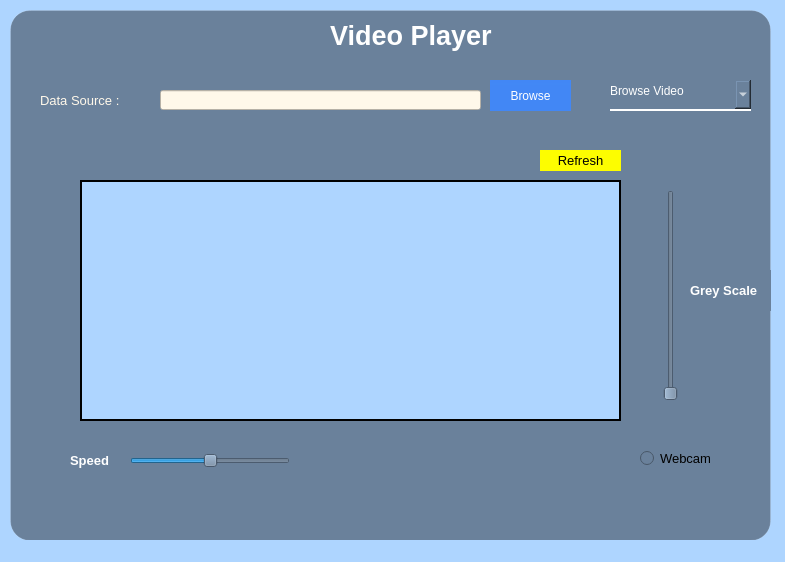
<?xml version="1.0" encoding="UTF-8"?>
<ui version="4.0">
 <class>VideoPlayer</class>
 <widget class="QMainWindow" name="VideoPlayer">
  <property name="geometry">
   <rect>
    <x>0</x>
    <y>0</y>
    <width>785</width>
    <height>562</height>
   </rect>
  </property>
  <property name="windowTitle">
   <string>MainWindow</string>
  </property>
  <property name="styleSheet">
   <string notr="true">background-color: rgb(174, 213, 255);</string>
  </property>
  <property name="tabShape">
   <enum>QTabWidget::Rounded</enum>
  </property>
  <widget class="QWidget" name="centralwidget">
   <widget class="QLabel" name="SpeedChanger">
    <property name="geometry">
     <rect>
      <x>10</x>
      <y>10</y>
      <width>761</width>
      <height>531</height>
     </rect>
    </property>
    <property name="autoFillBackground">
     <bool>false</bool>
    </property>
    <property name="styleSheet">
     <string notr="true">background-color: rgba(0, 0, 0,100);
border-radius: 20px;

backdrop-filter: blur(16px) saturate(180%);
    -webkit-backdrop-filter: blur(16px) saturate(180%);
    border: 1px solid rgba(255, 255, 255, 0.125);</string>
    </property>
    <property name="text">
     <string/>
    </property>
   </widget>
   <widget class="QPushButton" name="btnBrowse">
    <property name="geometry">
     <rect>
      <x>490</x>
      <y>80</y>
      <width>81</width>
      <height>31</height>
     </rect>
    </property>
    <property name="styleSheet">
     <string notr="true">QPushButton#btnBrowse{
background-color: qlineargradient(spread:pad, x1:0, y1:1, x2:0, y2:0, stop:0 rgba(66, 135, 245, 255), stop:0.05 rgba(66, 135, 245, 255), stop:0.36 rgba(66, 135, 245, 255), stop:0.6 rgba(66, 135, 245, 255), stop:0.75 rgba(66, 135, 245, 255), stop:0.79 rgba(66, 135,245, 255), stop:0.86 rgba(66, 136, 245, 255), stop:0.935 rgba(66, 135, 245, 255));
border:none;
color:white;
}
QPushButton#btnBrowse:hover{
background-color: qlineargradient(spread:pad, x1:0, y1:0, x2:1, y2:0, stop:0 rgba(36, 59, 97, 255), stop:1 rgba(36, 59, 97, 255));
border:none;
color:white;

}

QPushButton#btnBrowse:rgb(0, 85, 255)pressed{
background-color: qlineargradient(spread:pad, x1:0, y1:0, x2:1, y2:0, stop:0 rgba(17, 54, 25, 255), stop:1 rgba(17, 54, 25, 255));
border:none;
color:white;
}</string>
    </property>
    <property name="text">
     <string>Browse</string>
    </property>
    <property name="flat">
     <bool>false</bool>
    </property>
   </widget>
   <widget class="QComboBox" name="comboBoxAppType">
    <property name="geometry">
     <rect>
      <x>610</x>
      <y>80</y>
      <width>141</width>
      <height>31</height>
     </rect>
    </property>
    <property name="autoFillBackground">
     <bool>false</bool>
    </property>
    <property name="styleSheet">
     <string notr="true">background-color: rgb(106, 129, 155);
border: none;
border-bottom: 2px solid rgb(255,255,255);
padding-bottom:7px;
color: rgb(255,255,255);</string>
    </property>
    <property name="editable">
     <bool>false</bool>
    </property>
    <property name="currentText">
     <string>Browse Video</string>
    </property>
    <item>
     <property name="text">
      <string>Browse Video</string>
     </property>
    </item>
    <item>
     <property name="text">
      <string>Web Cam</string>
     </property>
    </item>
   </widget>
   <widget class="QSlider" name="Speedslider">
    <property name="geometry">
     <rect>
      <x>130</x>
      <y>450</y>
      <width>160</width>
      <height>22</height>
     </rect>
    </property>
    <property name="minimumSize">
     <size>
      <width>160</width>
      <height>0</height>
     </size>
    </property>
    <property name="maximumSize">
     <size>
      <width>160</width>
      <height>22</height>
     </size>
    </property>
    <property name="styleSheet">
     <string notr="true">background-color: rgb(106, 129, 155);</string>
    </property>
    <property name="minimum">
     <number>-2</number>
    </property>
    <property name="maximum">
     <number>2</number>
    </property>
    <property name="pageStep">
     <number>1</number>
    </property>
    <property name="orientation">
     <enum>Qt::Horizontal</enum>
    </property>
   </widget>
   <widget class="QLabel" name="MainHeadinglbl">
    <property name="geometry">
     <rect>
      <x>330</x>
      <y>20</y>
      <width>191</width>
      <height>31</height>
     </rect>
    </property>
    <property name="font">
     <font>
      <pointsize>20</pointsize>
      <weight>75</weight>
      <bold>true</bold>
     </font>
    </property>
    <property name="styleSheet">
     <string notr="true">color : rgb(255,255,255);
background-color: rgb(106, 129, 155);</string>
    </property>
    <property name="text">
     <string>Video Player</string>
    </property>
   </widget>
   <widget class="QLabel" name="Speedlbl">
    <property name="geometry">
     <rect>
      <x>70</x>
      <y>450</y>
      <width>51</width>
      <height>21</height>
     </rect>
    </property>
    <property name="font">
     <font>
      <pointsize>10</pointsize>
      <weight>75</weight>
      <bold>true</bold>
     </font>
    </property>
    <property name="styleSheet">
     <string notr="true">color : rgb(255,255,255);
background-color: rgb(106, 129, 155);</string>
    </property>
    <property name="text">
     <string>Speed</string>
    </property>
   </widget>
   <widget class="QSlider" name="verticalSlider">
    <property name="geometry">
     <rect>
      <x>660</x>
      <y>190</y>
      <width>22</width>
      <height>211</height>
     </rect>
    </property>
    <property name="styleSheet">
     <string notr="true">background-color: rgb(106, 129, 155);</string>
    </property>
    <property name="maximum">
     <number>255</number>
    </property>
    <property name="orientation">
     <enum>Qt::Vertical</enum>
    </property>
   </widget>
   <widget class="QLabel" name="Speedlbl_2">
    <property name="geometry">
     <rect>
      <x>690</x>
      <y>270</y>
      <width>81</width>
      <height>41</height>
     </rect>
    </property>
    <property name="font">
     <font>
      <pointsize>10</pointsize>
      <weight>75</weight>
      <bold>true</bold>
     </font>
    </property>
    <property name="styleSheet">
     <string notr="true">color : rgb(255,255,255);
background-color: rgb(106, 129, 155);</string>
    </property>
    <property name="text">
     <string>Grey Scale</string>
    </property>
   </widget>
   <widget class="QLabel" name="lblDataSource">
    <property name="geometry">
     <rect>
      <x>40</x>
      <y>90</y>
      <width>101</width>
      <height>21</height>
     </rect>
    </property>
    <property name="font">
     <font>
      <pointsize>10</pointsize>
     </font>
    </property>
    <property name="styleSheet">
     <string notr="true">background-color: rgb(106, 129, 155);
color :#FFF8EA
</string>
    </property>
    <property name="text">
     <string>Data Source :</string>
    </property>
   </widget>
   <widget class="QLineEdit" name="txtbxDataSource">
    <property name="geometry">
     <rect>
      <x>160</x>
      <y>90</y>
      <width>321</width>
      <height>20</height>
     </rect>
    </property>
    <property name="font">
     <font>
      <pointsize>10</pointsize>
     </font>
    </property>
    <property name="styleSheet">
     <string notr="true">background-color :#FFF8EA</string>
    </property>
   </widget>
   <widget class="QLabel" name="label">
    <property name="geometry">
     <rect>
      <x>80</x>
      <y>180</y>
      <width>541</width>
      <height>241</height>
     </rect>
    </property>
    <property name="minimumSize">
     <size>
      <width>0</width>
      <height>221</height>
     </size>
    </property>
    <property name="frameShape">
     <enum>QFrame::WinPanel</enum>
    </property>
    <property name="text">
     <string/>
    </property>
    <property name="textFormat">
     <enum>Qt::AutoText</enum>
    </property>
    <property name="pixmap">
     <pixmap>C:/Users/HS/Downloads/Green and White Doodle Group Project Presentation.jpg</pixmap>
    </property>
    <property name="scaledContents">
     <bool>true</bool>
    </property>
    <property name="alignment">
     <set>Qt::AlignCenter</set>
    </property>
    <property name="wordWrap">
     <bool>true</bool>
    </property>
    <property name="openExternalLinks">
     <bool>false</bool>
    </property>
   </widget>
   <widget class="QPushButton" name="btnRefresh">
    <property name="geometry">
     <rect>
      <x>540</x>
      <y>150</y>
      <width>81</width>
      <height>21</height>
     </rect>
    </property>
    <property name="font">
     <font>
      <pointsize>10</pointsize>
     </font>
    </property>
    <property name="styleSheet">
     <string notr="true">QPushButton#btnRefresh {
    background-color:#fdfd00; /* Change to yellow */
    border: none;
    color: black;
}

QPushButton#btnRefresh:hover{
background-color: qlineargradient(spread:pad, x1:0, y1:0, x2:1, y2:0, stop:0 rgba(36, 59, 97, 255), stop:1 rgba(36, 59, 97, 255));
border:none;
color:white;

}
QPushButton#btnRefresh:pressed {
    background-color: yellow; /* Change to yellow */
    border: none;
    color: black;
}
</string>
    </property>
    <property name="text">
     <string>Refresh</string>
    </property>
    <property name="autoDefault">
     <bool>true</bool>
    </property>
   </widget>
   <widget class="QRadioButton" name="rdbtnSort">
    <property name="geometry">
     <rect>
      <x>640</x>
      <y>450</y>
      <width>91</width>
      <height>17</height>
     </rect>
    </property>
    <property name="font">
     <font>
      <pointsize>10</pointsize>
     </font>
    </property>
    <property name="styleSheet">
     <string notr="true">background-color: rgb(106, 129, 155);
</string>
    </property>
    <property name="text">
     <string>Webcam</string>
    </property>
    <property name="icon">
     <iconset>
      <normaloff>webcam.png</normaloff>webcam.png</iconset>
    </property>
   </widget>
  </widget>
  <widget class="QStatusBar" name="statusbar"/>
 </widget>
 <resources/>
 <connections/>
</ui>
